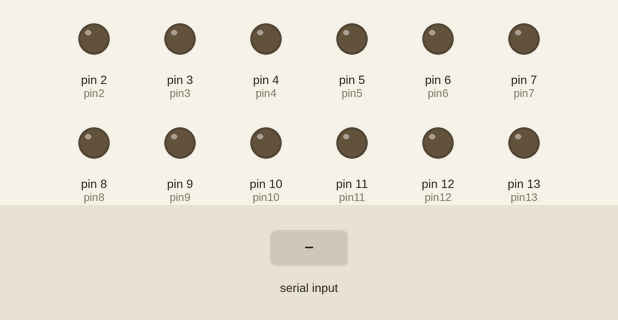
A sketch run on a simulated Arduino Uno, built with avr-gcc and run on an emulated ATmega328P. Shown: output pins drawn as LEDs (lit = HIGH). Inputs (shaded band) come from the test bench. What the sketch prints to the serial monitor is not drawn.

Above: at 1.2 s.
1.3 s: "90,45\n" received over Serial
At 1.9 s:
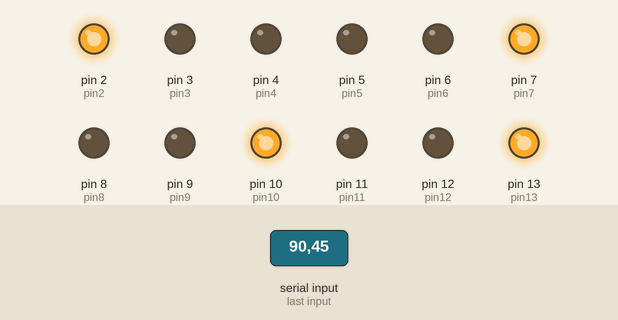
2.8 s: "2\n" received over Serial
4.3 s: "4\n" received over Serial
5.8 s: "6\n" received over Serial
At 6.6 s:
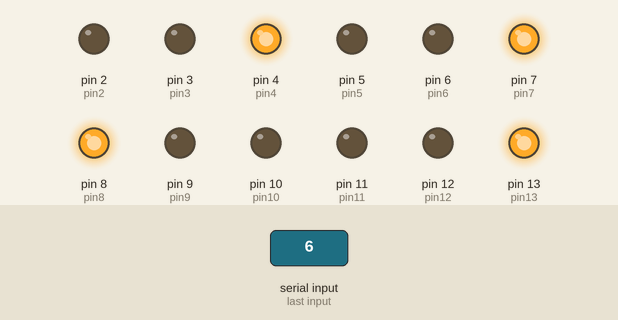
7.3 s: "30,150\n" received over Serial
At 7.7 s:
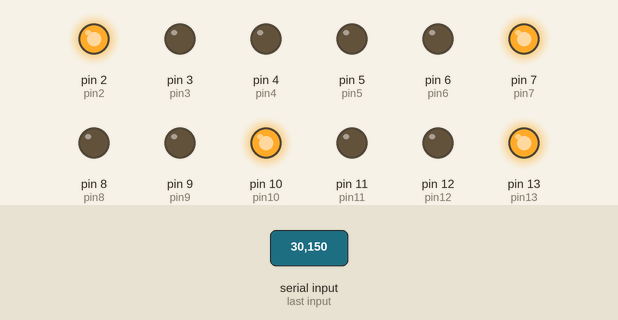
Timing chart, 0 to 9.8 s (numbered marks = the images above; inputs shaded):
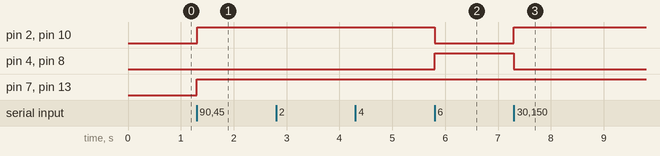

Measured:
- after the input at 1.3 s, pin 2 (pin2), pin 7 (pin7), pin 10 (pin10), pin 13 (pin13): LOW → HIGH at once
- after the input at 5.8 s, pin 2 (pin2), pin 10 (pin10): HIGH → LOW at once; pin 4 (pin4), pin 8 (pin8): LOW → HIGH at once
- after the input at 7.3 s, pin 2 (pin2), pin 10 (pin10): LOW → HIGH at once; pin 4 (pin4), pin 8 (pin8): HIGH → LOW at once

The sketch:

trafficlight_2.ino
```cpp
int pin13 = 13;
int pin12 = 12;
int pin11 = 11;

int pin10 = 10;
int pin9 = 9;
int pin8 = 8;

int pin7 = 7;
int pin6 = 6;
int pin5 = 5;

int pin4 = 4;
int pin3 = 3;
int pin2 = 2;

int phase;
int x;
void setup() {
  pinMode(pin13, OUTPUT);
  pinMode(pin12, OUTPUT);
  pinMode(pin11, OUTPUT);
  pinMode(pin10, OUTPUT);
  pinMode(pin9, OUTPUT);
  pinMode(pin8, OUTPUT);
  pinMode(pin7, OUTPUT);
  pinMode(pin6, OUTPUT);
  pinMode(pin5, OUTPUT);
  pinMode(pin4, OUTPUT);
  pinMode(pin3, OUTPUT);
  pinMode(pin2, OUTPUT);

  Serial.begin(9600);
  Serial.setTimeout(1);

}

void loop() {
    while (!Serial.available());
    phase = Serial.readString().toInt();
    Serial.print(phase + 1);


    if (phase == 0){
      digitalWrite(pin13, HIGH);
      digitalWrite(pin10, HIGH);
      digitalWrite(pin7, HIGH);
      digitalWrite(pin2, HIGH);

      digitalWrite(pin11, LOW);
      digitalWrite(pin12, LOW);
      digitalWrite(pin9, LOW);
      digitalWrite(pin8, LOW);
      digitalWrite(pin6, LOW);
      digitalWrite(pin5, LOW);
      digitalWrite(pin3, LOW);
      digitalWrite(pin4, LOW);
    }

    if (phase == 2){
      digitalWrite(pin13, HIGH);
      digitalWrite(pin10, HIGH);
      digitalWrite(pin5, HIGH);
      digitalWrite(pin4, HIGH);

      digitalWrite(pin11, LOW);
      digitalWrite(pin12, LOW);
      digitalWrite(pin9, LOW);
      digitalWrite(pin8, LOW);
      digitalWrite(pin6, LOW);
      digitalWrite(pin7, LOW);
      digitalWrite(pin3, LOW);
      digitalWrite(pin2, LOW);
    }

    if (phase == 4){
      digitalWrite(pin11, HIGH);
      digitalWrite(pin10, HIGH);
      digitalWrite(pin7, HIGH);
      digitalWrite(pin4, HIGH);

      digitalWrite(pin13, LOW);
      digitalWrite(pin12, LOW);
      digitalWrite(pin9, LOW);
      digitalWrite(pin8, LOW);
      digitalWrite(pin6, LOW);
      digitalWrite(pin5, LOW);
      digitalWrite(pin3, LOW);
      digitalWrite(pin2, LOW);
    }

    if (phase == 6){
      digitalWrite(pin13, HIGH);
      digitalWrite(pin8, HIGH);
      digitalWrite(pin7, HIGH);
      digitalWrite(pin4, HIGH);

      digitalWrite(pin11, LOW);
      digitalWrite(pin12, LOW);
      digitalWrite(pin9, LOW);
      digitalWrite(pin10, LOW);
      digitalWrite(pin6, LOW);
      digitalWrite(pin5, LOW);
      digitalWrite(pin3, LOW);
      digitalWrite(pin2, LOW);
    }
}
```
